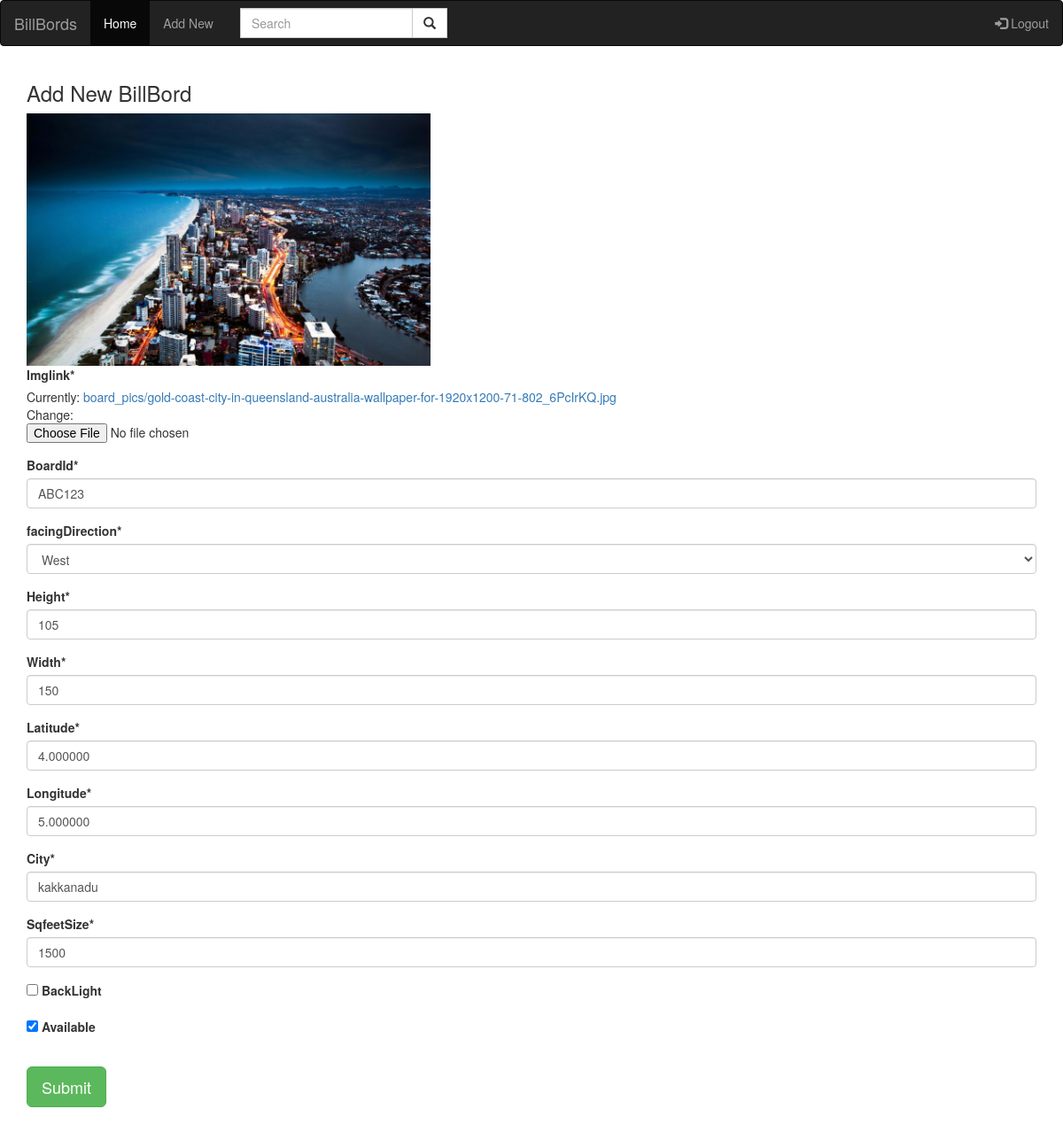
/1/edit/ (signed in), run on the app's committed database.
### boards/models.py (models this page shows, shortened)
class BillBoard(models.Model):
    boardId = models.CharField(max_length=20, unique=True)
    imglink = models.ImageField(upload_to='board_pics', null=False)
    facingDirection = models.CharField(choices=DIRECTION_CHOICES, default="North", max_length=50)
    height = models.IntegerField()
    width = models.IntegerField()
    latitude = models.DecimalField(max_digits=9, decimal_places=6)
    longitude = models.DecimalField(max_digits=9, decimal_places=6)
    city = models.CharField(max_length=100)
    sqfeetSize = models.IntegerField()
    backLight = models.BooleanField()
    available = models.BooleanField()

### user/views.py (the view, shortened to what this page needs)
# urls.py: path('<int:pk>/edit/', BillBoardUpdateView.as_view(), name='edit_BillBoard'),
class BillBoardUpdateView(LoginRequiredMixin, UpdateView):
    model = BillBoard
    form_class = BillBoardUpdateForm
    template_name = 'user/EditBillBoard.html'
    success_url = reverse_lazy('user:BillBord_list')

### user/forms.py
class BillBoardUpdateForm(forms.ModelForm):
    facingDirection = forms.ChoiceField(label='facingDirection',widget=forms.Select, choices=DIRECTION_CHOICES)
    class Meta:
        model = BillBoard
        fields = ['imglink','boardId','facingDirection','height','width','latitude','longitude','city','sqfeetSize','backLight','available']

### templates/user/EditBillBoard.html (shortened to what this page needs)
{% extends 'base.html' %}
{% load crispy_forms_tags %}
{% block content %}
<h3 class="m-text5 t-center">Add New BillBord</h3>
<form method="POST" enctype="multipart/form-data" >
<article class="media content-section" id ="media_content_section">
        <img class="rounded-circle article-img" src="{{object.imglink.url}}"width="40%" height="20%" >
</article>
</form>
    <form method = "POST" >
        <fieldset class="form-group">
                {{ form|crispy }}
        </fieldset>
            <div class="form-group">
                    <button class="btn btn-success btn-lg" type="submit">Submit</button>
            </div>
    </form>
{% endblock content %}

### data on the page
BillBoard: imglink (picture), boardId "ABC123", facingDirection "West", height "105", width "150", latitude "4.000000", longitude "5.000000", city "kakkanadu", sqfeetSize "1500", available "☑"
